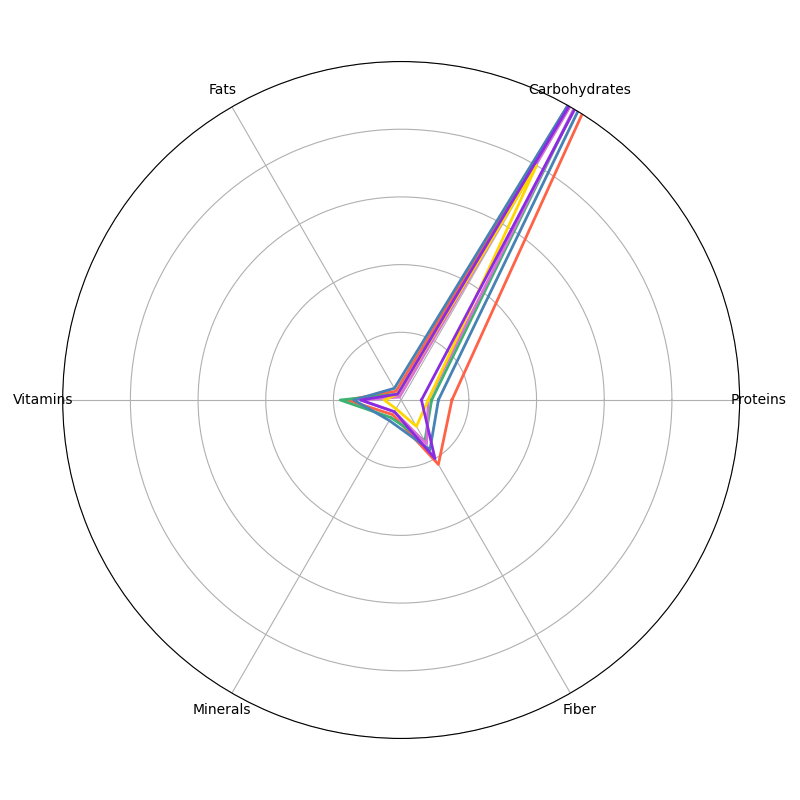

The Python source for this figure:
import matplotlib.pyplot as plt
import numpy as np
from math import pi

categories = ['Proteins', 'Carbohydrates', 'Fats', 'Vitamins', 'Minerals', 'Fiber']

berries = [1.5, 14.2, 0.3, 1.6, 0.5, 2.2]
citrus = [0.9, 11.8, 0.2, 1.8, 0.6, 1.4]
tropical = [1.1, 13.5, 0.4, 1.4, 0.7, 1.7]
stone_fruits = [0.8, 12.0, 0.1, 1.2, 0.4, 1.5]
melons = [0.8, 8.0, 0.2, 0.5, 0.3, 0.9]
pomaceous = [0.6, 13.8, 0.2, 1.2, 0.4, 2.0]

N = len(categories)
angles = np.linspace(0, 2 * pi, N, endpoint=False).tolist()
angles += angles[:1]

berries += berries[:1]
citrus += citrus[:1]
tropical += tropical[:1]
stone_fruits += stone_fruits[:1]
melons += melons[:1]
pomaceous += pomaceous[:1]

fig, ax = plt.subplots(figsize=(8, 8), subplot_kw=dict(polar=True))

ax.plot(angles, berries, color='#FF6347', linewidth=2)      # Tomato
ax.plot(angles, citrus, color='#3CB371', linewidth=2)       # MediumSeaGreen
ax.plot(angles, tropical, color='#4682B4', linewidth=2)     # SteelBlue
ax.plot(angles, stone_fruits, color='#DA70D6', linewidth=2) # Orchid
ax.plot(angles, melons, color='#FFD700', linewidth=2)       # Gold
ax.plot(angles, pomaceous, color='#8A2BE2', linewidth=2)    # BlueViolet

ax.set_yticks([2, 4, 6, 8, 10])
ax.set_yticklabels([])
ax.set_xticks(angles[:-1])
ax.set_xticklabels(categories)
ax.set_ylim(0, 10)

plt.tight_layout()
plt.show()
